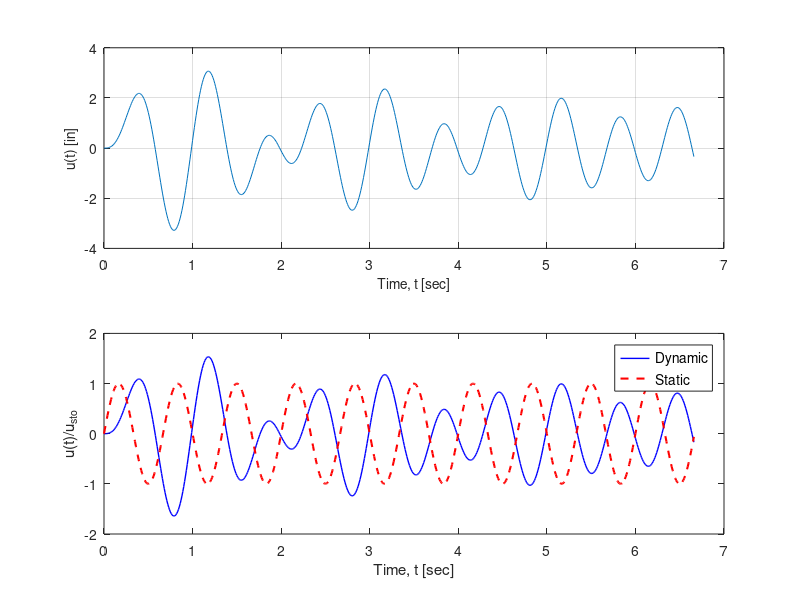

Write MATLAB code to recreate this figure. (Note: this script raises an error after producing the figure.)
%%%%%%%%%%%%%%%%%%%%%%%%%%%%%%%%%%%%%%%%%%%%%%%%%%%%%%%%%%%%%%%%%%%%%%%%%%
% Examples with Free Vibration, Harmonic and Pulse Excitation for linear SDF systems
% Utilizing Newmark-beta Method (Average Acceleration) 
% Course: CIVE 603 - Structural Dynamics - Winter 2018
% Sarven Akcelyan, PhD, McGill University
% Created: Feb 1, 2018
%
% 
%
%% Clear variables, close all figures/tables and clear the command line
clear all; close all; clc;


%% Define Input Parameters of SDF System
% units [kip,inch,sec]
Tn = 1.0;                        % Period of SDF system [sec]
wn = 2*pi/Tn;                    % circular frequency (calculated) [rads/sec]
m = 0.2533;                      % Seismic mass of SDF system [kips-s^2/in]
k = m/(Tn/(2*pi))^2;             % lateral stiffness (calculated) [kips/in]
z = 0.05;                        % damping ratio of SDF system
c = z*(2*m*wn);                  % damping coefficient (calculated)
u0 = 0;                          % Initial Displacement [in]
v0 = 0;                          % Initial velocity [in/sec]
Tfree= 2*Tn;                     % Free vibration duration after forced vibration [sec]
g = 386.22;                      % acceleration of gravity [in/sec^2]

%% Free and Force Vibration
Force='Ha'                          %Fr:Free Vibration, Ha:Harmonic, 
                                    %Re: Rectangular Pulse, HS: Half Sine Pulse
%Free Vibration only
if Force=='Fr'                      
dt = 0.01;
po = 0;
p = zeros(1,Tfree/dt); 

% Harmonic Try with and without damping (10%)
elseif Force=='Ha'                  
dt = 0.01;
w = 1.5*wn;                           % Excitation frequency- Try 0.01, 0.5, 1, 5, 100*wn (use dt=0.001 for 100*wn)
po = 20;
pt = po*sin(w*[0:dt:10*2*pi/w]);      % 10 cycles of harmonic excitation
p = [pt];

%Rectangular Pulse
elseif Force=='Re'                  
dt = 0.001;                           % 0.1,0.01,0.001 to check accuracy with td=2*Tn
po = 20;
td = 1.5*Tn;                            % 0.25, 0.5, 1 1.5, 2
pt = po*ones(1,td/dt);
p = [pt zeros(1,Tfree/dt)];  

%Half Sine Pulse Chopra Example 5.4
elseif Force=='HS'                  
dt = 0.1;
td = 0.6*Tn;
po = 10;
pt = po*sin(pi*[0:dt:td]/td);
p = [pt zeros(1,Tfree/dt)];
end

%% Numerical Solution-Newmark Method (Average Acceleration)
beta = 1/4; gamma = 1/2;
% Step 1: Initial Conditions
p0 = p(1);                       % initial value of external force
a0 = (p0 - c*v0 - k*u0)/m;

kh = k + gamma*c/(beta*dt) + m/(beta*dt^2) ; 
a = m/(beta*dt) + gamma*c/beta;
b = m/(2*beta) + dt*(gamma/(2*beta) - 1)*c;

% Initialize Vectors to be used 
acc(1) = a0;
v(1) = v0;
u(1) = u0;
Time(1) = 0.00;


% Step 2 Calculations for time step i
for i = 1:(length(p)-1); 
    Dph(i) = (p(i+1) - p(i)) + a*v(i) + b *acc(i);
    du(i) = Dph(i)/kh;
    dv(i) = gamma*du(i)/(beta*dt) - gamma*v(i)/beta + dt*(1-gamma/(2*beta))*acc(i);
    da(i) = du(i)/(beta*dt^2) - v(i)/(beta*dt) - acc(i)/(2*beta);
    
    u(i+1) = u(i) + du(i);
    v(i+1) = v(i) + dv(i);
    acc(i+1) = acc(i) + da(i);
    % Time Vector
    Time(i+1) = Time(i) + dt;
end


%% Plot the response of SDF system

% to control the font size in figures
F_SIZE = 10;

%Relative displacement history
figure('position',[200 50 550 450],'color','white');
subplot(2,1,1)
plot(Time, u)
xlabel('Time, t [sec]','FontSize',F_SIZE)
ylabel('u(t) [in]','FontSize',F_SIZE)
grid on;
box on
% Relative displacement history Normalized
subplot(2,1,2)
usto = po/k;
plot(Time, u/usto,'-b','Linewidth',1)
hold on
plot(Time,p/k/usto,'--r','Linewidth',1.5)
xlabel('Time, t [sec]')
ylabel('u(t)/u_{sto}')
h_legend=legend('Dynamic','Static')
set(h_legend,'FontSize',10);
grid off;
box on

%% Writing an Excel File
FileName=Force;
tableHEAD=[{'t_i [sec]'},{'p_i [kip]'},{'acc_i [in/sec2]'},{'v_i [in/sec]'},{'u_i [in]'}];
tableRES=[Time;p;acc;v;u]';
delete([FileName '.xls'])                   %delete the file if exists
xlswrite(FileName,tableHEAD,1,'A1:E1')
xlswrite(FileName,tableRES,1,'A2:E12')      %First 11 points
